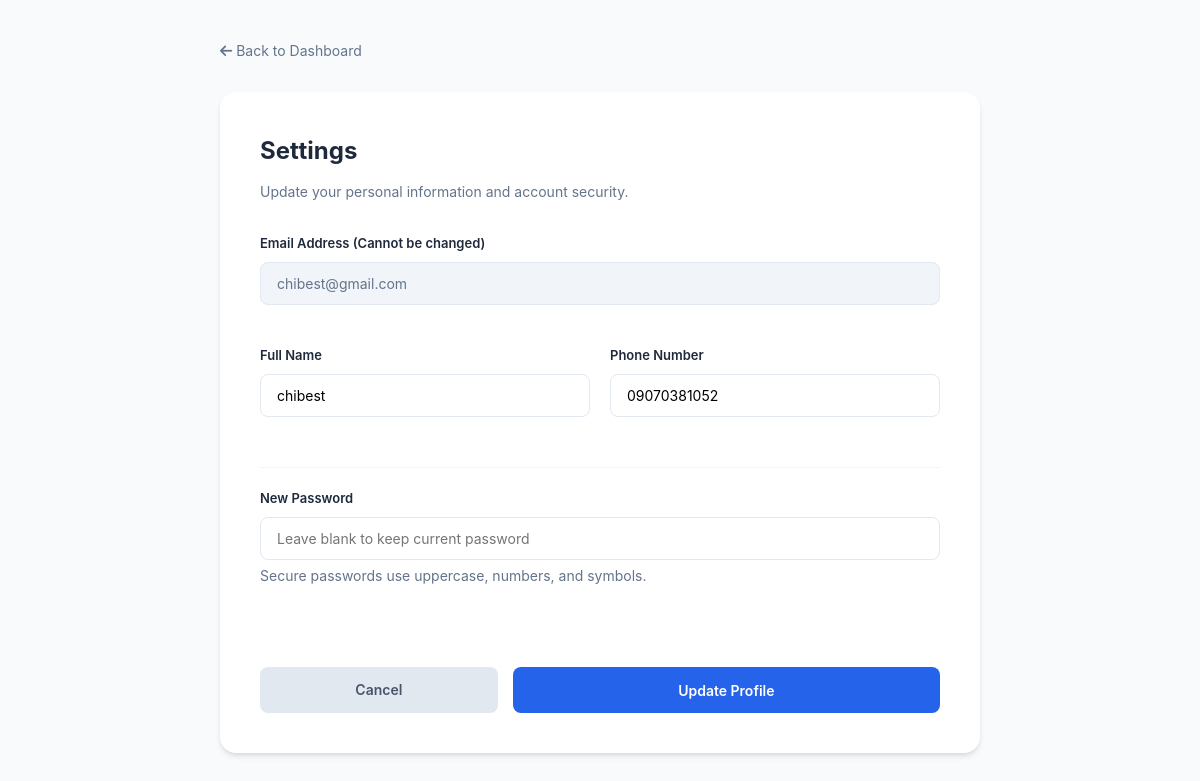
Screenshot of /edit-profile (signed in) with the database file from the repository.
### app.py (models this page shows)
class Member(db.Model):
    __tablename__ = 'members'
    id = db.Column(db.Integer, primary_key=True)
    fullname = db.Column(db.String(100), nullable=False)
    email = db.Column(db.String(120), unique=True, nullable=False)
    phone = db.Column(db.String(20), nullable=False)
    password = db.Column(db.String(200), nullable=False)
    payments = db.relationship('Payment', backref='member', cascade="all, delete-orphan", lazy=True)

### app.py (the view, shortened to what this page needs)
@app.route('/edit-profile', methods=['GET', 'POST'])
@login_required
def edit_profile():
    member = db.session.get(Member, session['user_id'])
    return render_template('edit_profile.html', member=member)

### app.py (called while the page is built)
def login_required(f):
    @wraps(f)
    def decorated_function(*args, **kwargs):
        if 'user_id' not in session:
            flash('Please login to access this page.', 'error')
            return redirect(url_for('login_page'))
        return f(*args, **kwargs)
    return decorated_function

### templates/edit_profile.html (shortened to what this page needs)
<!DOCTYPE html>
<html lang="en">
<head>
    <link href="https://cdnjs.cloudflare.com/ajax/libs/font-awesome/6.0.0/css/all.min.css" rel="stylesheet">
</head>
<body>
    <div class="container">
        <div class="header">
            <a href="{{ url_for('dashboard') }}" class="back-btn">
                <i class="fas fa-arrow-left"></i> Back to Dashboard
            </a>
        </div>
        <div class="profile-card">
            <h2>Settings</h2>
            <p>Update your personal information and account security.</p>
            <form action="{{ url_for('edit_profile') }}" method="POST">
                <div class="form-grid">
                    <div class="form-group full-width">
                        <label>Email Address (Cannot be changed)</label>
                        <input type="email" value="{{ member.email }}" readonly>
                    </div>
                    <div class="form-group">
                        <label>Full Name</label>
                        <input type="text" name="fullname" value="{{ member.fullname }}" required>
                    </div>
                    <div class="form-group">
                        <label>Phone Number</label>
                        <input type="tel" name="phone" value="{{ member.phone }}" required>
                    </div>
                    <div class="form-group full-width" style="margin-top: 10px; padding-top: 20px; border-top: 1px solid #f1f5f9;">
                        <label>New Password</label>
                        <input type="password" name="new_password" placeholder="Leave blank to keep current password">
                        <p class="hint">Secure passwords use uppercase, numbers, and symbols.</p>
                    </div>
                </div>
                <div class="btn-container">
                    <a href="{{ url_for('dashboard') }}" class="btn btn-cancel">Cancel</a>
                    <button type="submit" class="btn btn-save">Update Profile</button>
                </div>
            </form>
        </div>
    </div>
</body>
</html>

### templates/edit_profile.html (style rules this page uses)
:root { --primary: #2563eb; --primary-hover: #1d4ed8; --bg: #f8fafc; --text-main: #1e293b; --text-muted: #64748b; }
* { margin: 0; padding: 0; box-sizing: border-box; font-family: 'Inter', sans-serif; }
body { background-color: var(--bg); color: var(--text-main); line-height: 1.6; }
.container { max-width: 800px; margin: 40px auto; padding: 0 20px; }
.header { margin-bottom: 30px; display: flex; align-items: center; justify-content: space-between; }
.back-btn { text-decoration: none; color: var(--text-muted); font-size: 14px; transition: 0.2s; }
.profile-card { background: #ffffff; border-radius: 16px; box-shadow: 0 4px 6px -1px rgba(0, 0, 0, 0.1), 0 2px 4px -1px rgba(0, 0, 0, 0.06); padding: 40px; }
.profile-card h2 { margin-bottom: 10px; font-size: 24px; font-weight: 700; }
.profile-card p { color: var(--text-muted); margin-bottom: 30px; font-size: 14px; }
.form-grid { display: grid; grid-template-columns: 1fr 1fr; gap: 20px; }
.form-group { margin-bottom: 20px; }
.full-width { grid-column: span 2; }
label { display: block; margin-bottom: 8px; font-weight: 600; font-size: 13px; color: var(--text-main); }
input, select, textarea { width: 100%; padding: 12px 16px; border: 1px solid #e2e8f0; border-radius: 8px; font-size: 14px; transition: all 0.2s; outline: none; }
input[readonly] { background-color: #f1f5f9; color: var(--text-muted); cursor: not-allowed; }
.hint { font-size: 11px; color: var(--text-muted); margin-top: 5px; }
.btn-container { margin-top: 30px; display: flex; gap: 15px; }
.btn { padding: 12px 24px; border-radius: 8px; font-weight: 600; cursor: pointer; transition: 0.2s; font-size: 14px; border: none; }
.btn-save { background: var(--primary); color: white; flex: 2; }
.btn-cancel { background: #e2e8f0; color: #475569; flex: 1; text-align: center; text-decoration: none; }

### rows the page displays
Member: email "chibest@gmail.com", fullname "chibest", phone "09070381052"
